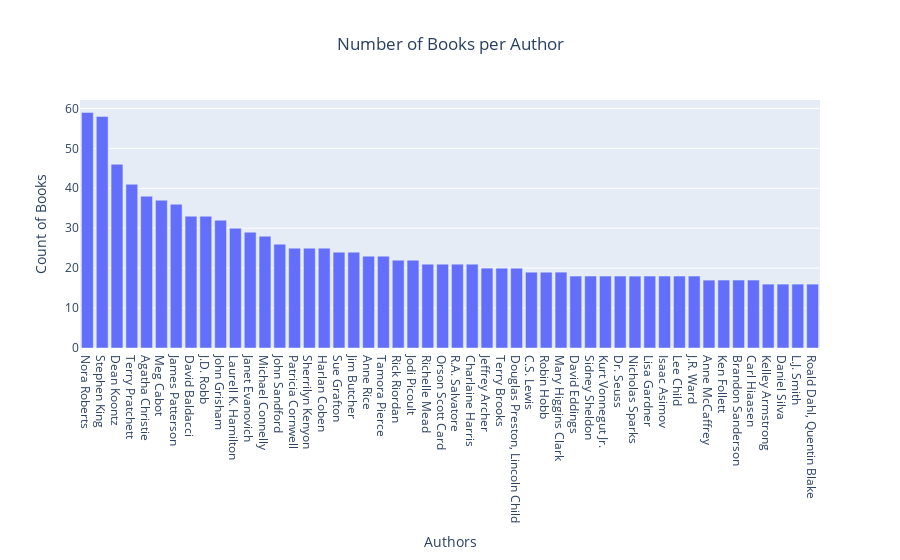

The code cell stored with this chart in its notebook:
### Code cell
## number of books by the author

data = books_df.groupby('authors')['book_id'].count().sort_values(ascending=False)[0:50]

# Create trace
trace = go.Bar(x = data.index, y = data.values)
# Create layout
layout = go.Layout(title = 'Number of Books per Author',
                   xaxis = dict(title = 'Authors'),
                   yaxis = dict(title = 'Count of Books'), title_x=0.5)

# Create plot
fig = go.Figure(data=[trace], layout=layout)
iplot(fig)

### Figure 1 — Plotly figure (JSON) as saved in the notebook; plotly's stock layout.template omitted (floating-point values rounded to 4 significant figures)
{"data": [{"type": "bar", "x": ["Nora Roberts", "Stephen King", "Dean Koontz", "Terry Pratchett", "Agatha Christie", "Meg Cabot", "James Patterson", "David Baldacci", "J.D. Robb", "John Grisham", "Laurell K. Hamilton", "Janet Evanovich", "Michael Connelly", "John Sandford", "Patricia Cornwell", "Sherrilyn Kenyon", "Harlan Coben", "Sue Grafton", "Jim Butcher", "Anne Rice", "Tamora Pierce", "Rick Riordan", "Jodi Picoult", "Richelle Mead", "Orson Scott Card", "R.A. Salvatore", "Charlaine Harris", "Jeffrey Archer", "Terry Brooks", "Douglas Preston, Lincoln Child", "C.S. Lewis", "Robin Hobb", "Mary Higgins Clark", "David Eddings", "Sidney Sheldon", "Kurt Vonnegut Jr.", "Dr. Seuss", "Nicholas Sparks", "Lisa Gardner", "Isaac Asimov", "Lee Child", "J.R. Ward", "Anne McCaffrey", "Ken Follett", "Brandon Sanderson", "Carl Hiaasen", "Kelley Armstrong", "Daniel Silva", "L.J. Smith", "Roald Dahl, Quentin Blake"], "y": [59, 58, 46, 41, 38, 37, 36, 33, 33, 32, 30, 29, 28, 26, 25, 25, 25, 24, 24, 23, 23, 22, 22, 21, 21, 21, 21, 20, 20, 20, 19, 19, 19, 18, 18, 18, 18, 18, 18, 18, 18, 18, 17, 17, 17, 17, 16, 16, 16, 16]}], "layout": {"title": {"text": "Number of Books per Author", "x": 0.5}, "xaxis": {"title": {"text": "Authors"}}, "yaxis": {"title": {"text": "Count of Books"}}}}
